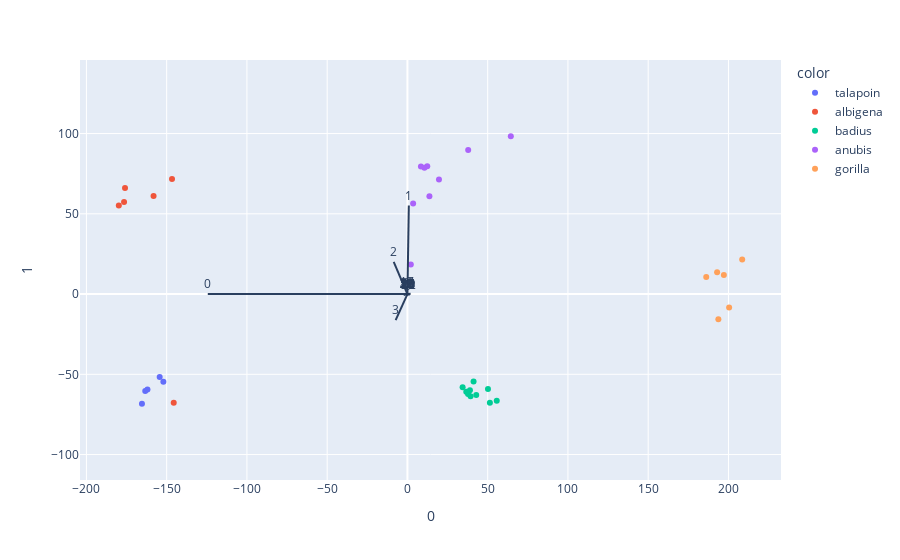

Write notebook code for a chart like this one.
### Markdown cell above
### Data selection 2
from the PCA plots above, we can see that the following species well separated:
- gorilla
- albigena
- talapoin
- badius
- anubis

with this list of primates, i will continue.

### Code cell
plotPCA1 = 0
plotPCA2 = 1

list_of_desired_species = ['gorilla', 'albigena', 'talapoin', 'badius', 'anubis']



df2 = df[df['Species'].isin(list_of_desired_species)]

data2 = df2.drop('Species', axis=1)
X = data2

pca = PCA(n_components=3)
components = pca.fit_transform(X)

loadings = pca.components_.T * np.sqrt(pca.explained_variance_)
components2 = []
for i in components:
    components2.append([i[plotPCA1], i[plotPCA2]])

fig = px.scatter(components2, x=0, y=1, color=df2['Species'])

fig.update_yaxes(
scaleanchor = "x",
scaleratio = 1,
)

for i, feature in enumerate(data2.columns):
    fig.add_shape(
        type='line',
        x0=0, y0=0,
        x1=loadings[i, plotPCA1],
        y1=loadings[i, plotPCA2]
    )
    fig.add_annotation(
        x=loadings[i, plotPCA1],
        y=loadings[i, plotPCA2],
        ax=0, ay=0,
        xanchor="center",
        yanchor="bottom",
        text=feature,
    )
fig.show()

### Figure 1 — Plotly figure (JSON) as saved in the notebook; plotly's stock layout.template omitted (floating-point values rounded to 4 significant figures)
{"data": [{"hovertemplate": "color=talapoin<br>0=%{x}<br>1=%{y}<extra></extra>", "legendgroup": "talapoin", "marker": {"color": "#636efa", "symbol": "circle"}, "mode": "markers", "name": "talapoin", "orientation": "v", "showlegend": true, "type": "scatter", "x": [-154.4, -152.1, -165.4, -163.4, -162.0], "xaxis": "x", "y": [-51.61, -54.58, -68.3, -60.33, -59.44], "yaxis": "y"}, {"hovertemplate": "color=albigena<br>0=%{x}<br>1=%{y}<extra></extra>", "legendgroup": "albigena", "marker": {"color": "#EF553B", "symbol": "circle"}, "mode": "markers", "name": "albigena", "orientation": "v", "showlegend": true, "type": "scatter", "x": [-179.8, -158.2, -176.5, -175.9, -145.6, -146.7], "xaxis": "x", "y": [55.1, 61.08, 57.32, 66.09, -67.79, 71.71], "yaxis": "y"}, {"hovertemplate": "color=badius<br>0=%{x}<br>1=%{y}<extra></extra>", "legendgroup": "badius", "marker": {"color": "#00cc96", "symbol": "circle"}, "mode": "markers", "name": "badius", "orientation": "v", "showlegend": true, "type": "scatter", "x": [41.21, 42.86, 51.37, 38.94, 36.65, 55.64, 34.38, 39.32, 50.18, 37.76], "xaxis": "x", "y": [-54.47, -62.9, -67.65, -59.96, -60.87, -66.45, -58.13, -63.72, -59.09, -62.32], "yaxis": "y"}, {"hovertemplate": "color=anubis<br>0=%{x}<br>1=%{y}<extra></extra>", "legendgroup": "anubis", "marker": {"color": "#ab63fa", "symbol": "circle"}, "mode": "markers", "name": "anubis", "orientation": "v", "showlegend": true, "type": "scatter", "x": [64.41, 37.85, 12.35, 3.556, 19.65, 10.6, 8.42, 13.69, 2.116], "xaxis": "x", "y": [98.26, 89.71, 79.62, 56.35, 71.35, 78.68, 79.41, 60.86, 18.38], "yaxis": "y"}, {"hovertemplate": "color=gorilla<br>0=%{x}<br>1=%{y}<extra></extra>", "legendgroup": "gorilla", "marker": {"color": "#FFA15A", "symbol": "circle"}, "mode": "markers", "name": "gorilla", "orientation": "v", "showlegend": true, "type": "scatter", "x": [197.1, 208.6, 186.1, 200.4, 193.7, 192.9], "xaxis": "x", "y": [11.93, 21.46, 10.69, -8.328, -15.63, 13.54], "yaxis": "y"}], "layout": {"annotations": [{"ax": 0, "ay": 0, "text": "0", "x": -124.4, "xanchor": "center", "y": -0.03153, "yanchor": "bottom"}, {"ax": 0, "ay": 0, "text": "1", "x": 0.8653, "xanchor": "center", "y": 55.12, "yanchor": "bottom"}, {"ax": 0, "ay": 0, "text": "2", "x": -8.549, "xanchor": "center", "y": 19.99, "yanchor": "bottom"}, {"ax": 0, "ay": 0, "text": "3", "x": -7.344, "xanchor": "center", "y": -16.27, "yanchor": "bottom"}, {"ax": 0, "ay": 0, "text": "4", "x": -2.353, "xanchor": "center", "y": -0.5288, "yanchor": "bottom"}, {"ax": 0, "ay": 0, "text": "5", "x": -2.151, "xanchor": "center", "y": 0.03621, "yanchor": "bottom"}, {"ax": 0, "ay": 0, "text": "6", "x": -0.03944, "xanchor": "center", "y": -0.9361, "yanchor": "bottom"}, {"ax": 0, "ay": 0, "text": "7", "x": 1.996, "xanchor": "center", "y": 0.2172, "yanchor": "bottom"}, {"ax": 0, "ay": 0, "text": "8", "x": -1.002, "xanchor": "center", "y": 0.516, "yanchor": "bottom"}, {"ax": 0, "ay": 0, "text": "9", "x": 1.601, "xanchor": "center", "y": -0.03781, "yanchor": "bottom"}, {"ax": 0, "ay": 0, "text": "10", "x": 0.2069, "xanchor": "center", "y": -0.1944, "yanchor": "bottom"}, {"ax": 0, "ay": 0, "text": "11", "x": 1.434, "xanchor": "center", "y": -0.3817, "yanchor": "bottom"}, {"ax": 0, "ay": 0, "text": "12", "x": 0.7059, "xanchor": "center", "y": -0.3677, "yanchor": "bottom"}, {"ax": 0, "ay": 0, "text": "13", "x": 0.2456, "xanchor": "center", "y": 0.2228, "yanchor": "bottom"}, {"ax": 0, "ay": 0, "text": "14", "x": -0.04333, "xanchor": "center", "y": -0.6107, "yanchor": "bottom"}, {"ax": 0, "ay": 0, "text": "15", "x": 0.1328, "xanchor": "center", "y": -0.3796, "yanchor": "bottom"}, {"ax": 0, "ay": 0, "text": "16", "x": 0.2161, "xanchor": "center", "y": -0.06411, "yanchor": "bottom"}, {"ax": 0, "ay": 0, "text": "17", "x": -0.4246, "xanchor": "center", "y": 1.066, "yanchor": "bottom"}, {"ax": 0, "ay": 0, "text": "18", "x": 0.1021, "xanchor": "center", "y": -0.05145, "yanchor": "bottom"}, {"ax": 0, "ay": 0, "text": "19", "x": -0.08685, "xanchor": "center", "y": 0.4187, "yanchor": "bottom"}, {"ax": 0, "ay": 0, "text": "20", "x": 0.1341, "xanchor": "center", "y": 0.0932, "yanchor": "bottom"}, {"ax": 0, "ay": 0, "text": "21", "x": -0.2591, "xanchor": "center", "y": -0.08021, "yanchor": "bottom"}, {"ax": 0, "ay": 0, "text": "22", "x": -0.2153, "xanchor": "center", "y": -0.07021, "yanchor": "bottom"}, {"ax": 0, "ay": 0, "text": "23", "x": -0.04604, "xanchor": "center", "y": -0.06024, "yanchor": "bottom"}, {"ax": 0, "ay": 0, "text": "24", "x": 0.1776, "xanchor": "center", "y": -0.3205, "yanchor": "bottom"}, {"ax": 0, "ay": 0, "text": "25", "x": -0.03267, "xanchor": "center", "y": -0.01213, "yanchor": "bottom"}, {"ax": 0, "ay": 0, "text": "26", "x": 0.2008, "xanchor": "center", "y": 0.06391, "yanchor": "bottom"}, {"ax": 0, "ay": 0, "text": "27", "x": -0.05104, "xanchor": "center", "y": -0.1193, "yanchor": "bottom"}, {"ax": 0, "ay": 0, "text": "28", "x": 0.0511, "xanchor": "center", "y": -0.06208, "yanchor": "bottom"}, {"ax": 0, "ay": 0, "text": "29", "x": -0.0956, "xanchor": "center", "y": -0.09614, "yanchor": "bottom"}], "legend": {"title": {"text": "color"}, "tracegroupgap": 0}, "margin": {"t": 60}, "shapes": [{"type": "line", "x0": 0, "x1": -124.4, "y0": 0, "y1": -0.03153}, {"type": "line", "x0": 0, "x1": 0.8653, "y0": 0, "y1": 55.12}, {"type": "line", "x0": 0, "x1": -8.549, "y0": 0, "y1": 19.99}, {"type": "line", "x0": 0, "x1": -7.344, "y0": 0, "y1": -16.27}, {"type": "line", "x0": 0, "x1": -2.353, "y0": 0, "y1": -0.5288}, {"type": "line", "x0": 0, "x1": -2.151, "y0": 0, "y1": 0.03621}, {"type": "line", "x0": 0, "x1": -0.03944, "y0": 0, "y1": -0.9361}, {"type": "line", "x0": 0, "x1": 1.996, "y0": 0, "y1": 0.2172}, {"type": "line", "x0": 0, "x1": -1.002, "y0": 0, "y1": 0.516}, {"type": "line", "x0": 0, "x1": 1.601, "y0": 0, "y1": -0.03781}, {"type": "line", "x0": 0, "x1": 0.2069, "y0": 0, "y1": -0.1944}, {"type": "line", "x0": 0, "x1": 1.434, "y0": 0, "y1": -0.3817}, {"type": "line", "x0": 0, "x1": 0.7059, "y0": 0, "y1": -0.3677}, {"type": "line", "x0": 0, "x1": 0.2456, "y0": 0, "y1": 0.2228}, {"type": "line", "x0": 0, "x1": -0.04333, "y0": 0, "y1": -0.6107}, {"type": "line", "x0": 0, "x1": 0.1328, "y0": 0, "y1": -0.3796}, {"type": "line", "x0": 0, "x1": 0.2161, "y0": 0, "y1": -0.06411}, {"type": "line", "x0": 0, "x1": -0.4246, "y0": 0, "y1": 1.066}, {"type": "line", "x0": 0, "x1": 0.1021, "y0": 0, "y1": -0.05145}, {"type": "line", "x0": 0, "x1": -0.08685, "y0": 0, "y1": 0.4187}, {"type": "line", "x0": 0, "x1": 0.1341, "y0": 0, "y1": 0.0932}, {"type": "line", "x0": 0, "x1": -0.2591, "y0": 0, "y1": -0.08021}, {"type": "line", "x0": 0, "x1": -0.2153, "y0": 0, "y1": -0.07021}, {"type": "line", "x0": 0, "x1": -0.04604, "y0": 0, "y1": -0.06024}, {"type": "line", "x0": 0, "x1": 0.1776, "y0": 0, "y1": -0.3205}, {"type": "line", "x0": 0, "x1": -0.03267, "y0": 0, "y1": -0.01213}, {"type": "line", "x0": 0, "x1": 0.2008, "y0": 0, "y1": 0.06391}, {"type": "line", "x0": 0, "x1": -0.05104, "y0": 0, "y1": -0.1193}, {"type": "line", "x0": 0, "x1": 0.0511, "y0": 0, "y1": -0.06208}, {"type": "line", "x0": 0, "x1": -0.0956, "y0": 0, "y1": -0.09614}], "xaxis": {"anchor": "y", "domain": [0, 1], "title": {"text": "0"}}, "yaxis": {"anchor": "x", "domain": [0, 1], "scaleanchor": "x", "scaleratio": 1, "title": {"text": "1"}}}}
